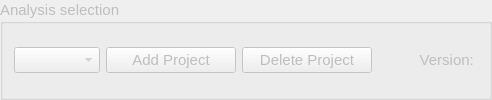
     <widget class="QGroupBox" name="groupbox_project">
      <property name="enabled">
       <bool>false</bool>
      </property>
      <property name="font">
       <font>
        <pointsize>11</pointsize>
       </font>
      </property>
      <property name="title">
       <string>Analysis selection</string>
      </property>
      <layout class="QGridLayout" name="gridLayout">
       <item row="0" column="0">
        <layout class="QGridLayout" name="gridLayout_2">
         <item row="0" column="0">
          <widget class="QComboBox" name="combobox_projects">
           <property name="enabled">
            <bool>false</bool>
           </property>
           <property name="font">
            <font>
             <pointsize>11</pointsize>
            </font>
           </property>
          </widget>
         </item>
         <item row="0" column="1">
          <widget class="QPushButton" name="button_add_projects">
           <property name="enabled">
            <bool>false</bool>
           </property>
           <property name="minimumSize">
            <size>
             <width>130</width>
             <height>0</height>
            </size>
           </property>
           <property name="maximumSize">
            <size>
             <width>130</width>
             <height>16777215</height>
            </size>
           </property>
           <property name="font">
            <font>
             <pointsize>11</pointsize>
            </font>
           </property>
           <property name="text">
            <string>Add Project</string>
           </property>
          </widget>
         </item>
         <item row="0" column="2">
          <widget class="QPushButton" name="button_del_projects">
           <property name="enabled">
            <bool>false</bool>
           </property>
           <property name="minimumSize">
            <size>
             <width>130</width>
             <height>0</height>
            </size>
           </property>
           <property name="maximumSize">
            <size>
             <width>130</width>
             <height>16777215</height>
            </size>
           </property>
           <property name="font">
            <font>
             <pointsize>11</pointsize>
            </font>
           </property>
           <property name="text">
            <string>Delete Project</string>
           </property>
          </widget>
         </item>
         <item row="0" column="3">
          <widget class="QLabel" name="label_version">
           <property name="enabled">
            <bool>false</bool>
           </property>
           <property name="minimumSize">
            <size>
             <width>100</width>
             <height>0</height>
            </size>
           </property>
           <property name="maximumSize">
            <size>
             <width>100</width>
             <height>16777215</height>
            </size>
           </property>
           <property name="layoutDirection">
            <enum>Qt::LeftToRight</enum>
           </property>
           <property name="text">
            <string>Version: </string>
           </property>
           <property name="alignment">
            <set>Qt::AlignRight|Qt::AlignTrailing|Qt::AlignVCenter</set>
           </property>
          </widget>
         </item>
        </layout>
       </item>
      </layout>
     </widget>
